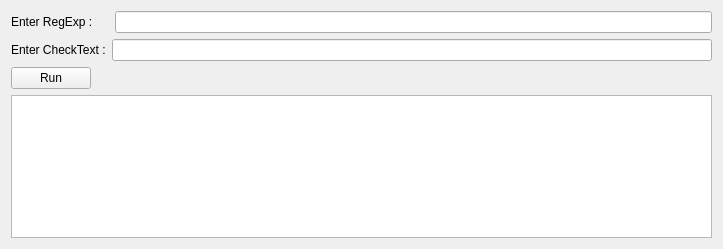
<?xml version="1.0" encoding="UTF-8"?>
<ui version="4.0">
 <class>MainWindow</class>
 <widget class="QMainWindow" name="MainWindow">
  <property name="geometry">
   <rect>
    <x>0</x>
    <y>0</y>
    <width>723</width>
    <height>249</height>
   </rect>
  </property>
  <property name="windowTitle">
   <string>MainWindow</string>
  </property>
  <widget class="QWidget" name="centralWidget">
   <layout class="QVBoxLayout" name="verticalLayout">
    <item>
     <layout class="QHBoxLayout" name="horizontalLayout">
      <item>
       <widget class="QLabel" name="regex_label_">
        <property name="text">
         <string>Enter RegExp :     </string>
        </property>
       </widget>
      </item>
      <item>
       <widget class="QLineEdit" name="regex_line_edit_"/>
      </item>
     </layout>
    </item>
    <item>
     <layout class="QHBoxLayout" name="horizontalLayout_2">
      <item>
       <widget class="QLabel" name="check_text_label_">
        <property name="text">
         <string>Enter CheckText :</string>
        </property>
       </widget>
      </item>
      <item>
       <widget class="QLineEdit" name="check_text_line_edit_"/>
      </item>
     </layout>
    </item>
    <item>
     <layout class="QHBoxLayout" name="horizontalLayout_3">
      <item>
       <widget class="QPushButton" name="run_button_">
        <property name="text">
         <string>Run</string>
        </property>
       </widget>
      </item>
      <item>
       <spacer name="horizontalSpacer_3">
        <property name="orientation">
         <enum>Qt::Horizontal</enum>
        </property>
        <property name="sizeHint" stdset="0">
         <size>
          <width>40</width>
          <height>20</height>
         </size>
        </property>
       </spacer>
      </item>
     </layout>
    </item>
    <item>
     <widget class="QTextBrowser" name="result_text_browser_"/>
    </item>
   </layout>
  </widget>
 </widget>
 <layoutdefault spacing="6" margin="11"/>
 <resources/>
 <connections/>
</ui>
